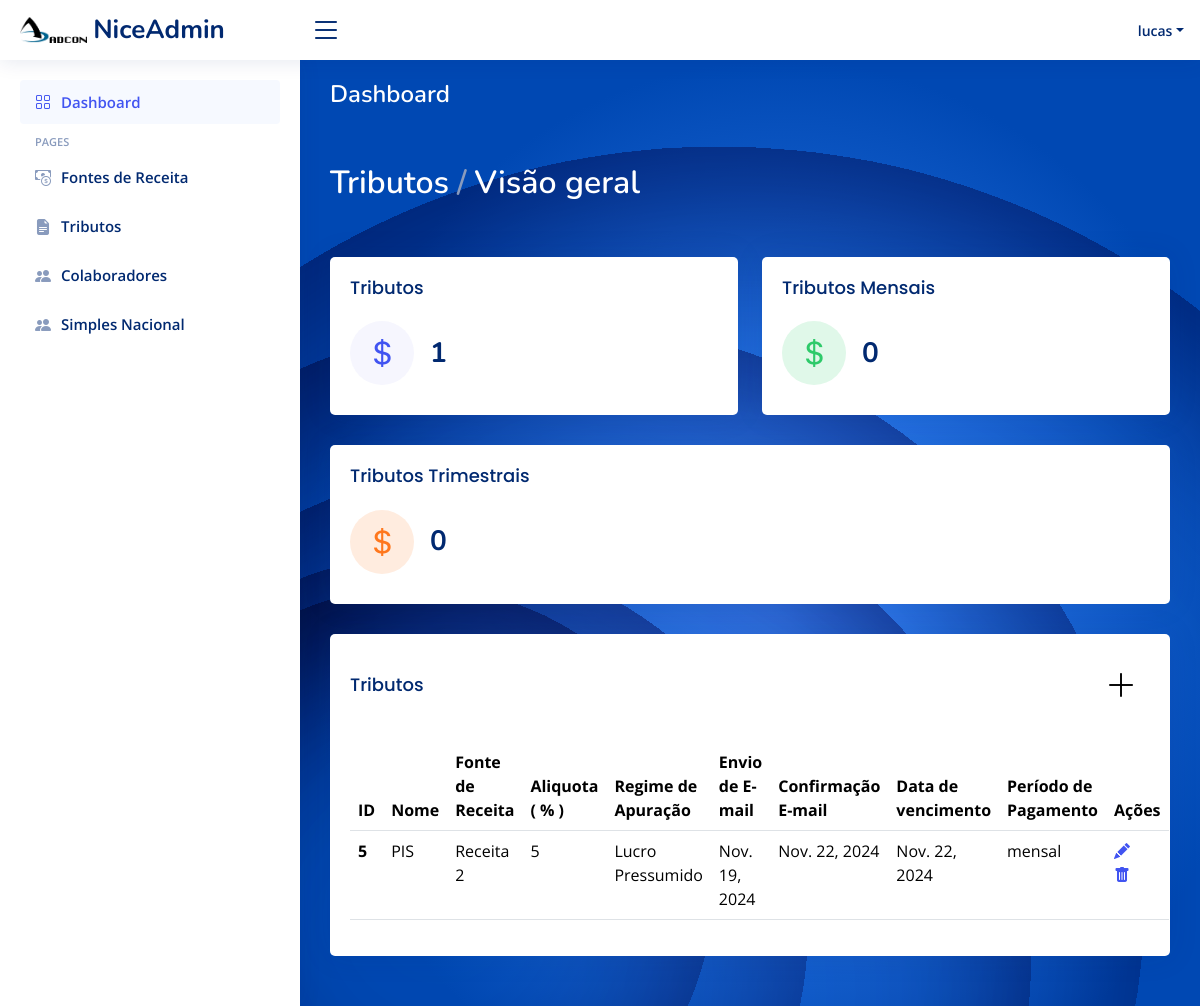
Page /tributos (signed in) on the earlier database version.
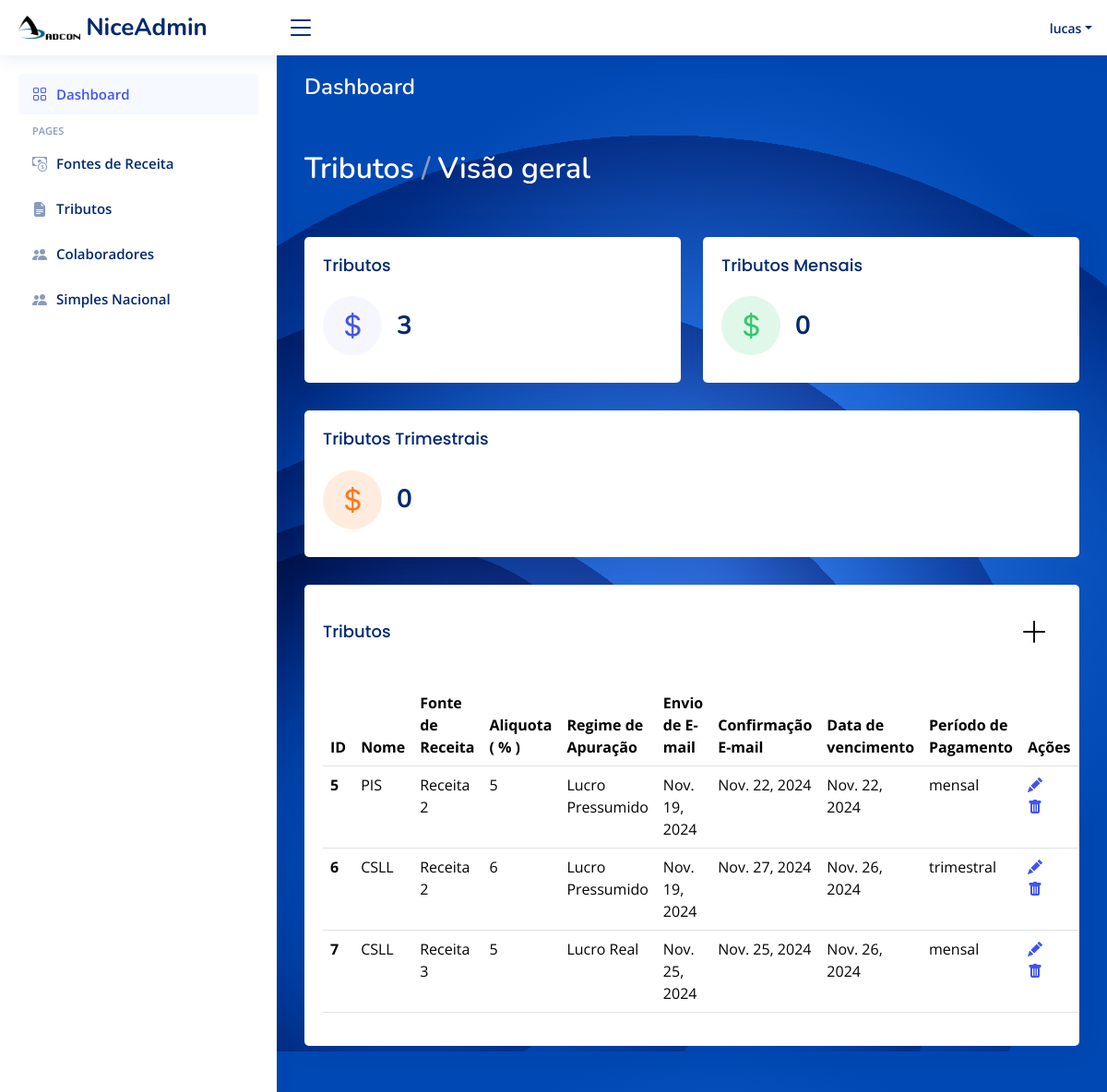
Same page on the later database version.
### app/models.py (models this page shows)
class Tributo(models.Model):
    id_tributo = models.AutoField(primary_key=True)
    nome = models.CharField(max_length=100, blank=True, null=True)
    envio_email = models.DateField(blank=True, null=True)
    confirmacao_email = models.DateField(blank=True, null=True)
    aliquota = models.IntegerField(null=True, blank=True)
    regime = models.CharField(max_length=100, null=True, blank=True)
    id_data_vencimento_vencimento = models.ForeignKey(Vencimento, on_delete=models.CASCADE)
    id_fonte_receita_fonte_receita = models.ForeignKey(FonteReceita, on_delete=models.CASCADE)

class FonteReceita(models.Model):
    id_fonte_receita = models.AutoField(primary_key=True)
    nome = models.CharField(max_length=100, blank=True, null=True)

class Vencimento(models.Model):
    id_data_vencimento = models.AutoField(primary_key=True)
    dia = models.DateField(blank=True, null=True)
    periodo_pagamento = models.CharField(max_length=100, blank=True, null=True)

### app/views.py (the view, shortened to what this page needs)
# urls.py: path("tributos", views.tributos, name="tributos"),
@login_required(login_url='/')
def tributos(request):
    tributos = Tributo.objects.all()
    fontes_receitas = FonteReceita.objects.all()
    tributos_mensais = Tributo.objects.filter(id_data_vencimento_vencimento__periodo_pagamento="Mensal").count()
    tributos_trimestral = Tributo.objects.filter(id_data_vencimento_vencimento__periodo_pagamento="Trimestral").count()
    return render(request, 'frontend/tributos.html',
                  {
                      "fontes_receita": fontes_receitas,
                      "tributos": tributos,
                      "tributos_mensais": tributos_mensais,
                      "tributos_trimestral": tributos_trimestral,
                  })

### app/templates/frontend/tributos.html (shortened to what the changed rows need)
<!DOCTYPE html>
<html lang="en">
{% load static %}
<head>
  <link href="{% static "vendor/bootstrap/css/bootstrap.min.css" %}" rel="stylesheet">
  <link href="{% static "vendor/bootstrap-icons/bootstrap-icons.css" %}" rel="stylesheet">
  <link href="{% static "vendor/boxicons/css/boxicons.min.css" %}" rel="stylesheet">
  <link href="{% static "vendor/quill/quill.snow.css" %}" rel="stylesheet">
  <link href="{% static "vendor/quill/quill.bubble.css" %}" rel="stylesheet">
  <link href="{% static "vendor/remixicon/remixicon.css" %}" rel="stylesheet">
  <link href="{% static "vendor/simple-datatables/style.css" %}" rel="stylesheet">
  <link href="{% static "css/style.css" %}" rel="stylesheet">
</head>
<body>
  <main id="main" class="main" style="background-image: url('{% static "img/graphic-side.svg" %}');">
    <div class="pagetitle">
      <h1 style="color: white;">Dashboard</h1>
    </div>
    <section class="section dashboard">
      <div class="row">
        <div>
          <div class="row">
            <div class="col-xxl-3 col-md-6">
              <div class="card info-card sales-card">
                <div class="card-body">
                  <div class="d-flex align-items-center">
                    <div class="ps-3">
                      <h6>{{ tributos.count }}</h6>
                    </div>
                  </div>
                </div>
              </div>
            </div>
            <div class="col-12">
                <div class="card">
                    <div class="card-body">
                      <table class="table">
                        <thead>
                          <tr>
                            <th scope="col">ID</th>
                            <th scope="col">Nome</th>
                            <th scope="col">Fonte de Receita</th>
                            <th scope="col">Aliquota ( % )</th>
                            <th scope="col">Regime de Apuração</th>
                            <th scope="col">Envio de E-mail</th>
                            <th scope="col">Confirmação E-mail</th>
                            <th scope="col">Data de vencimento</th>
                            <th scope="col">Período de Pagamento</th>
                            <th scope="col">Ações</th>
                          </tr>
                        </thead>
                        <tbody>
                        {% for tributo in tributos %}
                          <tr>
                            <th scope="row">{{ tributo.id_tributo }}</th>
                            <td>{{ tributo.nome }}</td>
                            <td>{{ tributo.id_fonte_receita_fonte_receita.nome }}</td>
                            <td>{{ tributo.aliquota }}</td>
                            <td>{{ tributo.regime }}</td>
                            <td>{{ tributo.envio_email }}</td>
                            <td>{{ tributo.confirmacao_email }}</td>
                            <td>{{ tributo.id_data_vencimento_vencimento.dia}}</td>
                            <td>{{ tributo.id_data_vencimento_vencimento.periodo_pagamento}}</td>
                            <td>
                                <a href="{% url 'update_tributo' tributo_id=tributo.id_tributo %}">
                                    <i class="bi bi-pencil-fill" style="margin-right: 17%; margin-left: 0%;"></i>
                                </a>
                                <a href="{% url 'delete_tributo' tributo_id=tributo.id_tributo %}"><i class="bi bi-trash-fill" style="margin-right: 17%;"></i></a>
                            </td>
                          </tr>
                        {% endfor %}
                        </tbody>
                      </table>
                    </div>
                  </div>
            </div>
          </div>
        </div>
            </div>
    </section>
  </main>
</body>
</html>

Differences in the rows shown:
added Tributo: id_tributo "6", nome "CSLL", id_fonte_receita_fonte_receita.nome "Receita 2", aliquota "6", regime "Lucro Pressumido", envio_email "Nov. 19, 2024", confirmacao_email "Nov. 27, 2024", id_data_vencimento_vencimento.dia "Nov. 26, 2024", id_data_vencimento_vencimento.periodo_pagamento "trimestral"
added Tributo: id_tributo "7", nome "CSLL", id_fonte_receita_fonte_receita.nome "Receita 3", aliquota "5", regime "Lucro Real", envio_email "Nov. 25, 2024", confirmacao_email "Nov. 25, 2024", id_data_vencimento_vencimento.dia "Nov. 26, 2024", id_data_vencimento_vencimento.periodo_pagamento "mensal"
Other differences:
{{ tributos.count }}: "1" → "3"
